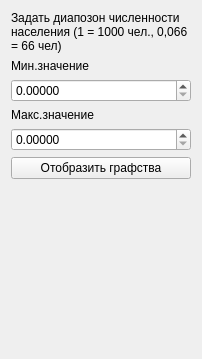
<?xml version="1.0" encoding="UTF-8"?>
<ui version="4.0">
 <class>Form</class>
 <widget class="QWidget" name="Form">
  <property name="geometry">
   <rect>
    <x>0</x>
    <y>0</y>
    <width>202</width>
    <height>359</height>
   </rect>
  </property>
  <property name="windowTitle">
   <string>Form</string>
  </property>
  <layout class="QGridLayout" name="gridLayout">
   <item row="0" column="0">
    <layout class="QVBoxLayout" name="verticalLayout">
     <property name="sizeConstraint">
      <enum>QLayout::SetMinimumSize</enum>
     </property>
     <item>
      <widget class="QLabel" name="ddmInEstimateCountyFilterWidget">
       <property name="text">
        <string>&lt;html&gt;&lt;head/&gt;&lt;body&gt;&lt;p&gt;Задать диапозон численности населения (1 = 1000 чел., 0,066 = 66 чел)&lt;/p&gt;&lt;/body&gt;&lt;/html&gt;</string>
       </property>
       <property name="wordWrap">
        <bool>true</bool>
       </property>
      </widget>
     </item>
     <item>
      <widget class="QLabel" name="labelMinValue">
       <property name="text">
        <string>Мин.значение</string>
       </property>
      </widget>
     </item>
     <item>
      <widget class="QDoubleSpinBox" name="spinMinValue">
       <property name="decimals">
        <number>5</number>
       </property>
      </widget>
     </item>
     <item>
      <widget class="QLabel" name="labelMinValue_2">
       <property name="text">
        <string>Макс.значение</string>
       </property>
      </widget>
     </item>
     <item>
      <widget class="QDoubleSpinBox" name="spinMaxValue">
       <property name="decimals">
        <number>5</number>
       </property>
      </widget>
     </item>
     <item>
      <widget class="QPushButton" name="buttonApply">
       <property name="text">
        <string>Отобразить графства</string>
       </property>
       <property name="icon">
        <iconset resource="../icons.qrc">
         <normaloff>:/icons/icons/accept.png</normaloff>:/icons/icons/accept.png</iconset>
       </property>
      </widget>
     </item>
     <item>
      <spacer name="verticalSpacer">
       <property name="orientation">
        <enum>Qt::Vertical</enum>
       </property>
       <property name="sizeHint" stdset="0">
        <size>
         <width>20</width>
         <height>40</height>
        </size>
       </property>
      </spacer>
     </item>
    </layout>
   </item>
  </layout>
 </widget>
 <resources>
  <include location="../icons.qrc"/>
 </resources>
 <connections/>
</ui>
